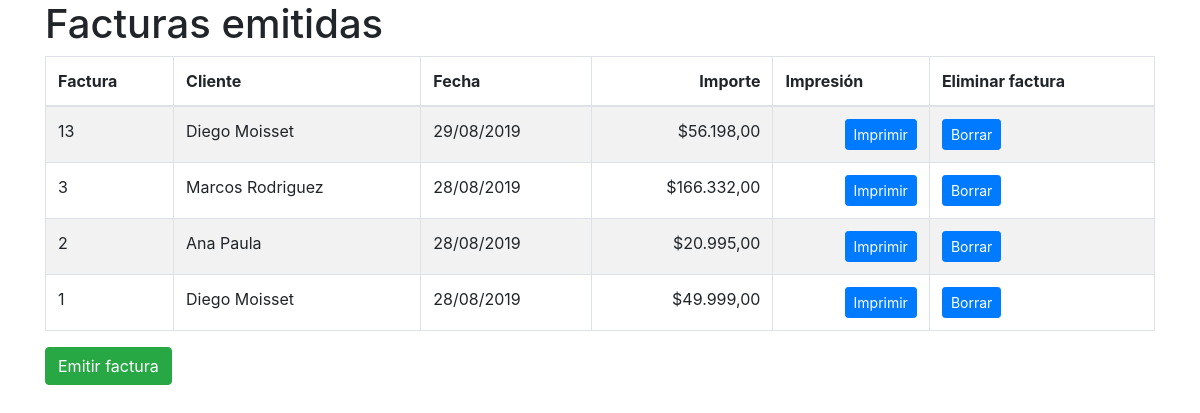
Page /facturacion/crearfacturacion.php on the committed database.
### tables this page shows
CREATE TABLE `facturas` (
  `codigo` int(11) NOT NULL AUTO_INCREMENT,
  `fecha` date DEFAULT NULL,
  `codigocliente` int(11) DEFAULT NULL,
  PRIMARY KEY (`codigo`)
);

CREATE TABLE `clientes` (
  `codigo` int(11) NOT NULL AUTO_INCREMENT,
  `nombre` varchar(50) DEFAULT NULL,
  `telefono` varchar(20) DEFAULT NULL,
  `mail` varchar(70) DEFAULT NULL,
  `direccion` varchar(70) DEFAULT NULL,
  PRIMARY KEY (`codigo`)
);

### facturacion/crearfacturacion.php (the view, shortened to what this page needs)
<!doctype html>
<html lang="es">
<head>
  <link rel="stylesheet" href="css/bootstrap.min.css">
</head>
<body>
  <div class="container">
    <?php
    $con = retornarConexion();
    $consulta = mysqli_query(
      $con,
      "select
              fact.codigo as codigo,
              date_format(fecha,'%d/%m/%Y') as fecha,
              nombre,
              round(sum(deta.precio*deta.cantidad),2) as importefactura
          from facturas as fact
          join clientes as cli on cli.codigo=fact.codigocliente
          join detallefactura as deta on deta.codigofactura=fact.codigo
          group by deta.codigofactura
          order by codigo desc"
    )
      or die(mysqli_error($con));
    $filas = mysqli_fetch_all($consulta, MYSQLI_ASSOC);
    ?>
    <h1>Facturas emitidas</h1>
    <table class="table table-striped table-bordered table-hover ">
      <thead>
        <tr>
          <th>Factura</th>
          <th>Cliente</th>
          <th>Fecha</th>
          <th class="text-right">Importe</th>
          <th>Impresión</th>
          <th>Eliminar factura</th>
        </tr>
      </thead>
      <tbody>
        <?php
        foreach ($filas as $fila) {
          ?>
          <tr>
            <td><?php echo $fila['codigo'] ?></td>
            <td><?php echo $fila['nombre'] ?></td>
            <td><?php echo $fila['fecha'] ?></td>
            <td class="text-right"><?php echo '$' . number_format($fila['importefactura'], 2, ',', '.'); ?></td>
            <td class="text-right">
              <a class="btn btn-primary btn-sm botonimprimir" role="button" href="#" data-codigo="<?php echo $fila['codigo'] ?>">Imprimir</a>
            </td>
            <td>
            <a class="btn btn-primary btn-sm botonborrar" role="button" href="#" data-codigo="<?php echo $fila['codigo'] ?>">Borrar</a>
            </td>
          </tr>
        <?php
        }
        ?>
      </tbody>
    </table>
    <button type="button" id="btnNuevaFactura" class="btn btn-success">Emitir factura</button>
  </div>
</body>
</html>

### rows in the picture
facturas: codigo "13", clientes.nombre "Diego Moisset", fecha "29/08/2019", importefactura "56.198,00"
facturas: codigo "3", clientes.nombre "Marcos Rodriguez", fecha "28/08/2019", importefactura "166.332,00"
facturas: codigo "2", clientes.nombre "Ana Paula", fecha "28/08/2019", importefactura "20.995,00"
facturas: codigo "1", clientes.nombre "Diego Moisset", fecha "28/08/2019", importefactura "49.999,00"
